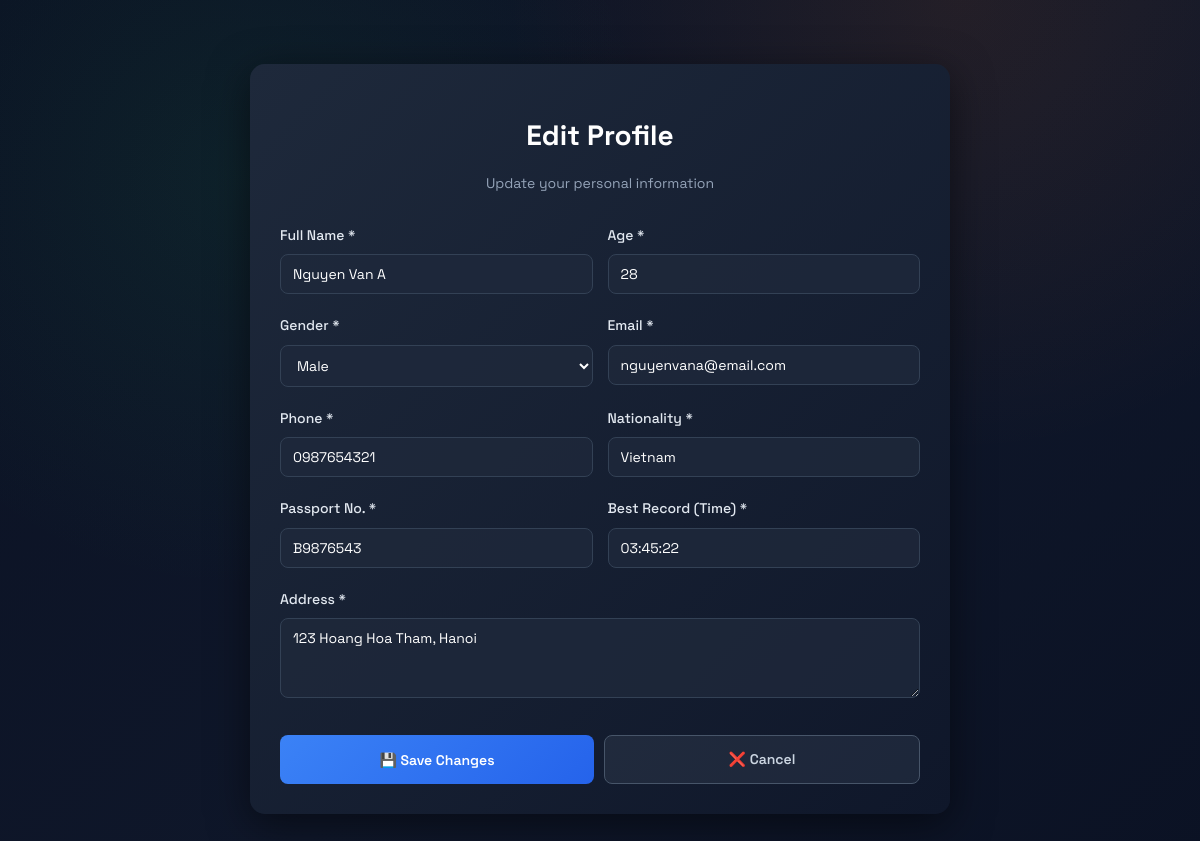
Screenshot of /edit_profile.php (signed in) with the database file from the repository.
### tables this page shows
CREATE TABLE Participant (
    UserID INT PRIMARY KEY AUTO_INCREMENT,
    Username VARCHAR(50) UNIQUE NOT NULL,
    Password VARCHAR(255) NOT NULL,
    Name VARCHAR(100) NOT NULL,
    BestRecord VARCHAR(20),
    Nationality VARCHAR(50),
    PassportNO VARCHAR(50),
    Sex VARCHAR(10) NOT NULL,
    Age INT NOT NULL,
    Email VARCHAR(100) NOT NULL,
    Phone VARCHAR(20) NOT NULL,
    Address TEXT,
    Role VARCHAR(10) DEFAULT 'user'  
);

### edit_profile.php (the view, shortened to what this page needs)
<?php
include 'lib/db.php';
$uid = $_SESSION['user_id'];
$stmt = $pdo->prepare("SELECT * FROM Participant WHERE UserID = ?");
$stmt->execute([$uid]);
$user = $stmt->fetch(PDO::FETCH_ASSOC);
?>
<!DOCTYPE html>
<html lang="en">
<head>
    <link rel="stylesheet" href="css/style.css">
</head>
<body>
    <div class="profile-container">
        <div class="profile-header">
            <h1>Edit Profile</h1>
            <p>Update your personal information</p>
        </div>
        <form method="POST">
            <div class="form-row">
                <div class="form-group">
                    <label for="name">Full Name *</label>
                    <input type="text" id="name" name="name" value="<?php echo htmlspecialchars($user['Name'] ?? ''); ?>" required>
                </div>
                <div class="form-group">
                    <label for="age">Age *</label>
                    <input type="number" id="age" name="age" value="<?php echo htmlspecialchars($user['Age'] ?? ''); ?>" min="16" max="69" required>
                </div>
            </div>
            <div class="form-row">
                <div class="form-group">
                    <label for="sex">Gender *</label>
                    <select id="sex" name="sex" required>
                        <option value="Male" <?php echo ($user['Sex'] === 'Male') ? 'selected' : ''; ?>>Male</option>
                    </select>
                </div>
                <div class="form-group">
                    <label for="email">Email *</label>
                    <input type="email" id="email" name="email" value="<?php echo htmlspecialchars($user['Email'] ?? ''); ?>" required>
                </div>
            </div>
            <div class="form-row">
                <div class="form-group">
                    <label for="phone">Phone *</label>
                    <input type="tel" id="phone" name="phone" value="<?php echo htmlspecialchars($user['Phone'] ?? ''); ?>" pattern="[0-9+\-\s]{7,20}" required>
                </div>
                <div class="form-group">
                    <label for="nationality">Nationality *</label>
                    <input type="text" id="nationality" name="nationality" value="<?php echo htmlspecialchars($user['Nationality'] ?? ''); ?>" pattern="[A-Za-z\s\-]{2,50}" placeholder="e.g., Vietnamese" required>
                </div>
            </div>
            <div class="form-row">
                <div class="form-group">
                    <label for="passport_no">Passport No. *</label>
                    <input type="text" id="passport_no" name="passport_no" value="<?php echo htmlspecialchars($user['PassportNO'] ?? ''); ?>" pattern="[A-Za-z0-9]{5,20}" required>
                </div>
                <div class="form-group">
                    <label for="best_record">Best Record (Time) *</label>
                    <input type="text" id="best_record" name="best_record" value="<?php echo htmlspecialchars($user['BestRecord'] ?? ''); ?>" pattern="\d{2}:\d{2}:\d{2}" placeholder="HH:MM:SS" required>
                </div>
            </div>
            <div class="form-group">
                <label for="address">Address *</label>
                <textarea id="address" name="address" placeholder="Your full address" minlength="5" required><?php echo htmlspecialchars($user['Address'] ?? ''); ?></textarea>
            </div>
            <div class="form-actions">
                <button type="submit" name="update_profile" class="btn btn-save">💾 Save Changes</button>
                <a href="my_page.php" class="btn btn-cancel" style="text-decoration: none; text-align: center;">❌ Cancel</a>
            </div>
        </form>
    </div>
</body>
</html>

### css/style.css (style rules this page uses)
:root { --bg: #0f172a; --panel: #111827; --card: #0b1224; --accent: #22c55e; --accent-2: #f97316; --muted: #9ca3af; --line: rgba(255,255,255,0.08); --text: #e5e7eb; --shadow: 0 20px 60px rgba(0,0,0,0.35); --radius: 14px; }
* { box-sizing: border-box; }
body { margin: 0; padding: 24px; font-family: 'Space Grotesk', 'Segoe UI', sans-serif; line-height: 1.6; color: var(--text); background: radial-gradient(circle at 20% 20%, rgba(34,197,94,0.08), transparent 35%), radial-gradient(circle at 80% 0%, rgba(249,115,22,0.09), transparent 35%), linear-gradient(135deg, #0b1224, #0f172a 55%, #0b1224 100%); min-height: 100vh; }
a { color: var(--accent); text-decoration: none; }
.btn { display: inline-flex; align-items: center; justify-content: center; gap: 8px; padding: 10px 16px; border-radius: 10px; border: 1px solid var(--line); background: rgba(255,255,255,0.04); color: var(--text); cursor: pointer; transition: all 0.2s ease; text-decoration: none; }

### edit_profile.php (style rules this page uses)
.profile-container { max-width: 700px; margin: 40px auto; padding: 30px; background: linear-gradient(135deg, #1e293b, #0f172a); border-radius: 15px; box-shadow: 0 10px 40px rgba(0, 0, 0, 0.5); }
.profile-header { text-align: center; margin-bottom: 30px; }
.profile-header h1 { font-size: 28px; color: #fff; margin-bottom: 10px; }
.profile-header p { color: #94a3b8; font-size: 14px; }
.form-group { margin-bottom: 20px; }
.form-group label { display: block; margin-bottom: 8px; color: #e2e8f0; font-weight: 500; font-size: 14px; }
.form-group input, .form-group select, .form-group textarea { width: 100%; padding: 10px 12px; background: rgba(30, 41, 59, 0.8); border: 1px solid #334155; border-radius: 8px; color: #fff; font-family: 'Space Grotesk', sans-serif; font-size: 14px; transition: all 0.3s ease; }
.form-row { display: grid; grid-template-columns: 1fr 1fr; gap: 15px; }
.form-group textarea { min-height: 80px; resize: vertical; }
.form-actions { display: flex; gap: 10px; margin-top: 30px; }
.btn { flex: 1; padding: 12px 20px; border: none; border-radius: 8px; font-weight: 600; font-size: 14px; cursor: pointer; transition: all 0.3s ease; font-family: 'Space Grotesk', sans-serif; }
.btn-save { background: linear-gradient(135deg, #3b82f6, #2563eb); color: white; }
.btn-cancel { background: rgba(148, 163, 184, 0.1); color: #cbd5e1; border: 1px solid #475569; }

### rows the page displays
participant: name "Nguyen Van A", age "28", sex "Male", email "nguyenvana@email.com", phone "0987654321", nationality "Vietnam", passport_no "B9876543", best_record "03:45:22", address "123 Hoang Hoa Tham, Hanoi"
